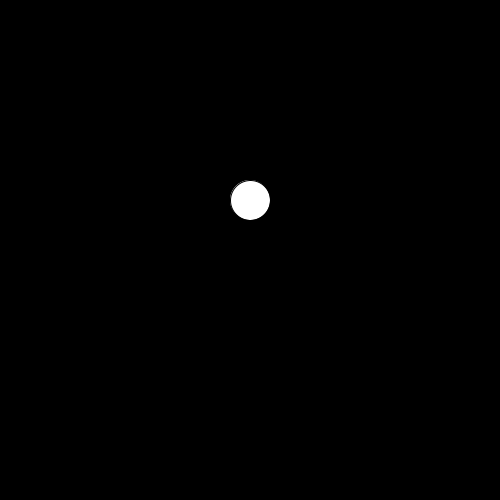
Frame 1 (no input)
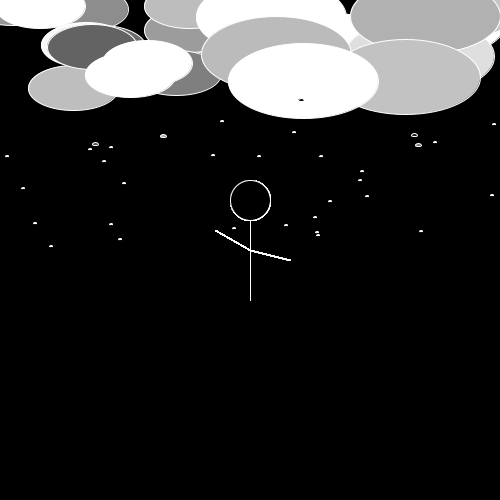
Frame 60 (the mouse pressed at the canvas centre just before this capture)
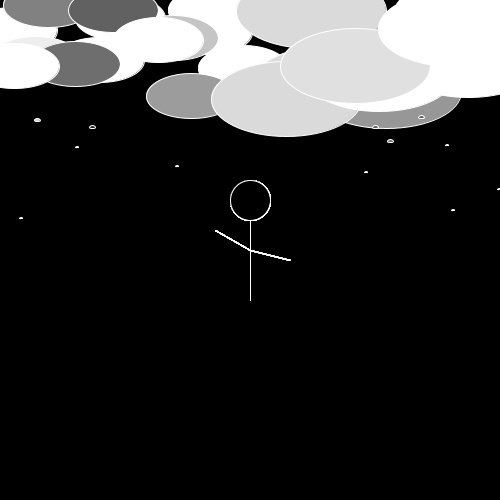
Frame 120 (the mouse held since frame 60 and released just before this capture)

The Processing sketch that drew these frames (run headless with seeded random() and noise(); from frame 60 on, the mouse is pressed at the canvas centre):

// Processing sketch: processing_111363
// ── processing_111363.pde

float a;
float g;
float r;
float state;
float diam;
float x;
float y;
float count;
int circleX;
int circleY;

void setup() {
  size(500,500);
  background(0);
  smooth();
  state = 0;
  x = 0;
  y = 0;
  diam = 0;
  count = 0;
}
void draw() {
    a = random(255);
    r = random(255);
    g = random(0);
    diam = count;
    state++;
    frameRate(4);
    
   { //body
    line(250,300,250,200);
    line(250,250,215,230);
    line(250,250,290,260);
    
    //head
    ellipse(250,200,40,40);
    fill(0);
    
}   
    //elipse
    stroke(255);
    fill(a = a + count);
    ellipse(x,y,count,count/2);
    
    if (state > 1) { fill(0);
} else if (state < 0) { state = 0;
}   
    
    if(state > 1) { // stars
     
     count = 90;
     
      x = int(random(0,250));
      y = int(random(0,100));
      
    }
    if (state > 15){
      
      count = 150;
      
      x = int(random(250,500)); //grass
      y = int(random(0,100));
      }
     if(state > 25){
     
      count = 6; 
      
      x = int(random(0,500));//balloons
      y = int(random(100,150));
      } 
     if(state > 30){ //smiley
     
     count = 3;
     
      x = int(random(0,500));//balloons
      y = int(random(120,250));
      }
     if(state > 80){// do over
        background(254,255,0);
 
       if(state > 81){// do over
        background(0);
        state = state-state;
        count = 0;
        diam = 0;    
      } 
        
      }

}
